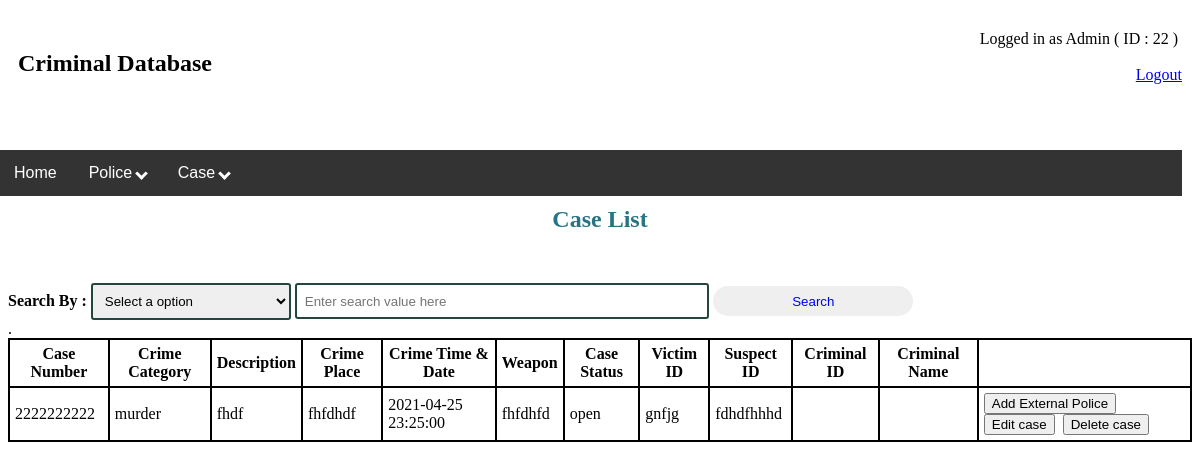
/view/MY CASE LIST_police.php (signed in), run on the app's committed database.
### tables this page shows
CREATE TABLE `case_file` (
  `CaseNumber` varchar(20) NOT NULL,
  `CrimeCategory` varchar(20) NOT NULL,
  `Description` varchar(200) NOT NULL,
  `CrimePlace` varchar(20) NOT NULL,
  `TimeDate` datetime NOT NULL,
  `Weapon` varchar(30) NOT NULL,
  `CaseStatus` varchar(10) NOT NULL,
  `ReportingPoliceID` varchar(20) NOT NULL,
  `Privacy` varchar(20) NOT NULL
);

CREATE TABLE `victim` (
  `Victim_ID` varchar(30) NOT NULL,
  `NID` varchar(30) NOT NULL,
  `Description` varchar(200) NOT NULL,
  `CaseNumber` varchar(20) NOT NULL
);

CREATE TABLE `suspect` (
  `Suspect_ID` varchar(20) NOT NULL,
  `NID` varchar(30) NOT NULL,
  `Description` varchar(200) NOT NULL,
  `CaseNumber` varchar(20) NOT NULL
);

### model/model.php (called while the page is built, shortened)
<?php
function getMyAllCase($policeID){
    $conn = db_conn();
    $selectQuery = "SELECT case_file.CaseNumber, CrimeCategory, case_file.Description, CrimePlace, TimeDate, Weapon, CaseStatus, Victim_ID, victim.NID as 'vNID', victim.Description as 'vDescription', Suspect_ID, suspect.NID as 'sNID', suspect.Description as 'sDescription', Criminal_ID, convicted_criminal.NID as 'cNID', convicted_criminal.Description as 'cDescription', Name, DateOfBirth, Gender, Address, PhoneNo FROM case_file LEFT JOIN convicted_criminal ON case_file.CaseNumber = convicted_criminal.CaseNumber LEFT JOIN suspect ON case_file.CaseNumber = suspect.CaseNumber LEFT JOIN victim ON case_file.CaseNumber = victim.CaseNumber LEFT JOIN person ON person.NID = convicted_criminal.NID WHERE ReportingPoliceID = '$policeID'";
    try{
        $stmt = $conn->query($selectQuery);
    }catch(PDOException $e){
        echo $e->getMessage();
    }
    $rows = $stmt->fetchAll(PDO::FETCH_ASSOC);
    return $rows;
}
?>

### view/my case list_police 2.php (the view, shortened to what this page needs)
<?php
require_once '../model/model.php';
if (isset($_SESSION['policeID'])) {
    $myCaseList = getMyAllCase($_SESSION['policeID']);
}
else if (isset($_SESSION['id'])) {
    $myCaseList = getAdminAllCase();
}
?>
<!DOCTYPE html>
<html>
<head>
    <link rel="stylesheet" type="text/css" href="../style.css">
</head>
<body>
    <?php
    if (isset($_SESSION['id'])) {
        echo '<h2 class="h2"> Case List</h2>
        <form method="post">
        <span id=""><b>Search By :</b> </span>
        <select name="searchBy" class="textBox1">
            <option value="" disabled selected>Select a option</option>
            <option value="CaseNumber">Case Number</option>
            <option value="Criminal_ID">Criminal ID</option>
            <option value="Victim_ID">Victim ID</option>
            <option value="CrimeCategory">Crime Category</option>
            <option value="CrimeDate">Crime Date</option>
            <option value="CaseStatus">Case Status</option>
        </select>
        <input class="textBox" type="text" name="searchValue" placeholder="Enter search value here">
        <input id="submit" type="submit" name="search" value="Search">
        </form>';
    }else{
        echo '<h2 class="h2">My Case List</h2>';
    }
    ?>
<table>
    <thead>
        <tr>
            <th>Case Number</th>
            <th>Crime Category</th>
            <th>Description</th>
            <th>Crime Place</th>
            <th>Crime Time & Date</th>
            <th>Weapon</th>
            <th>Case Status</th>
            <th>Victim ID</th>
            <th>Suspect ID</th>
            <th>Criminal ID</th>
            <th>Criminal Name</th>
        </tr>.
    </thead>
    <tbody>
        <?php
        foreach ($myCaseList as $i => $case):
            echo '<tr>';
                echo '<td>' .$case["CaseNumber"]. '</td>';
                echo '<td>' .$case["CrimeCategory"]. '</td>';
                echo '<td>' .$case["Description"]. '</td>';
                echo '<td>' .$case["CrimePlace"]. '</td>';
                echo '<td>' .$case["TimeDate"]. '</td>';
                echo '<td>' .$case["Weapon"]. '</td>';
                echo '<td>' .$case["CaseStatus"]. '</td>';
                echo '<td>' .$case["Victim_ID"]. '</td>';
                echo '<td>' .$case["Suspect_ID"]. '</td>';
                echo '<td>' .$case["Criminal_ID"]. '</td>';
                echo '<td>' .$case["Name"]. '</td>';
                echo '<td><a href="ADD EXTERNAL POLICE.php?CaseNumber=' .$case["CaseNumber"]. '"><button>Add External Police</button></a> &nbsp<a href="EDIT A CASE.php?CaseNumber=' .$case["CaseNumber"]. '"><button>Edit case</button></a> &nbsp<a href="DELETE A CASE.php?CaseNumber=' .$case["CaseNumber"]. '"><button>Delete case</button></a></td>';
            echo '</tr>' ;
        endforeach;
        ?>
    </tbody>
</table>
</body>
</html>

### style.css (style rules this page uses)
.textBox { width: 400px; height: 30px; border: 2px solid #23463f; border-radius: 3px; padding-left: 8px; }
.textBox1 { width: 200px; height: 37px; border: 2px solid #23463f; border-radius: 3px; padding-left: 8px; }
#submit { width: 200px; height: 30px; border: none; border-radius: 17px; padding-left: 7px; color: blue; }
.h2 { text-align: center; color: #277582; padding: 30px; }
table { width: 100%; }
table,th,td { border : 2px solid black; border-collapse: collapse; }
th,td { padding: 5px; }

### data on the page
case_file: CaseNumber "2222222222", CrimeCategory "murder", Description "fhdf", CrimePlace "fhfdhdf", TimeDate "2021-04-25 23:25:00", Weapon "fhfdhfd", CaseStatus "open", victim.Victim_ID "gnfjg", suspect.Suspect_ID "fdhdfhhhd"

### other printed values
$_SESSION["id"] "22"
